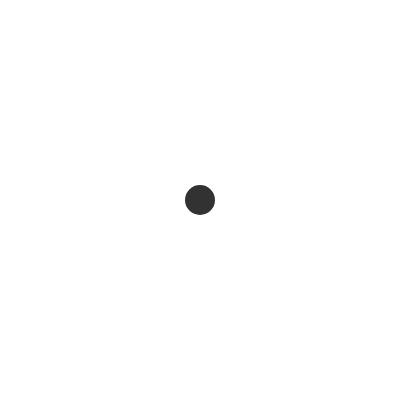
Frame 1 (no input)
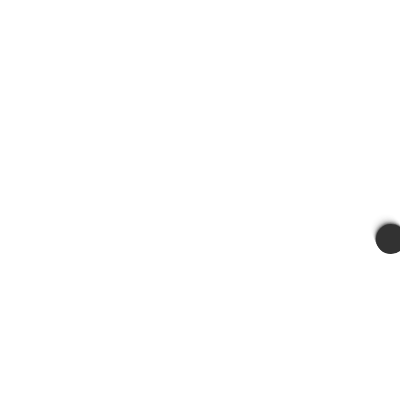
Frame 60 (no input)
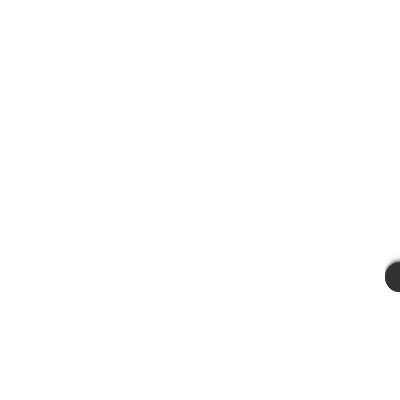
Frame 120 (the mouse pressed at the canvas centre since frame 60)

The p5.js sketch that drew these frames (run headless with seeded random() and noise() and a simulated clock; from frame 60 on, the mouse is pressed at the canvas centre):

// p5.js sketch
// ── sketch.js
let x = 200, y = 200, maxStep = 5;

function setup() {

  createCanvas(400, 400);
  noStroke();
}

function draw() {

  background(255,64);
  
  fill(50);
  ellipse(x, y, 30, 30);

  
  x = (sin(frameCount/200+1000)+1) * width/2;
  y = (sin(frameCount/300)+1) * height/2;
  
  //x = noise(frameCount/200) * width;
  //y = noise(frameCount/300) * height;
}
